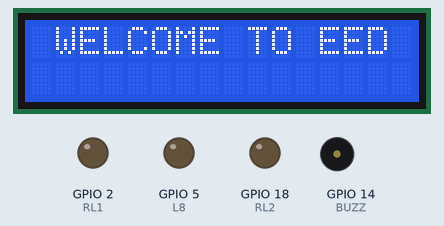
This sketch was run on a simulated ESP32. On the bench: 16×2 character LCD, output pins drawn as LEDs (lit = HIGH), buzzer (waves = sounding, pin HIGH).

Above: at 0.16 s.
Timing chart, 0 to 130.0 s (numbered marks = the images above):
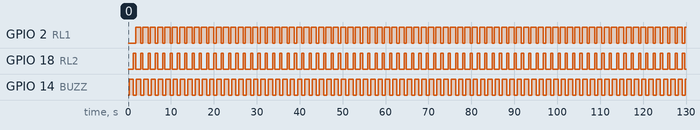

The sketch:

DVHIEU_IoT.ino
```cpp
#include<LiquidCrystal.h>
LiquidCrystal lcd(17,16,27,26,33,32);

const int L5 = 26;
const int L6 = 27;
const int L7 = 33;
const int L8 = 5;
const int BUZZ = 14;
const int RL1 = 2;
const int RL2 = 18;
void setup() {
  lcd.begin(16,2);
  // put your setup code here, to run once:
  pinMode(L5, OUTPUT);
  pinMode(L6, OUTPUT);
  pinMode(L7, OUTPUT);
  pinMode(L8, OUTPUT);
  pinMode(BUZZ, OUTPUT);
  pinMode(RL1, OUTPUT);
  pinMode(RL2, OUTPUT);

}
void loop() {

            //***LCD***//
  lcd.setCursor(1,0);
  lcd.print("WELCOME TO EED");
  delay(100);
  lcd.setCursor(0,0);
  lcd.print("IoT DEV KIT");
  delay(100);
  lcd.clear();

            //***COI***//
  digitalWrite(BUZZ, HIGH);
  delay(1000);
  digitalWrite(BUZZ, LOW);
  // put your main code here, to run repeatedly:

            //***RƠLE***//
  digitalWrite(RL1, LOW);
  digitalWrite(RL2, HIGH);
  delay(500);
  digitalWrite(RL1, HIGH);
  digitalWrite(RL2, LOW);
}
```

Measured:
- by itself, GPIO 2 (RL1): alternates HIGH for 1.2 s and LOW for 0.50 s
- by itself, GPIO 18 (RL2): alternates HIGH for 0.50 s and LOW for 1.2 s
- by itself, GPIO 14 (BUZZ): alternates HIGH for 1.0 s and LOW for 0.71 s
